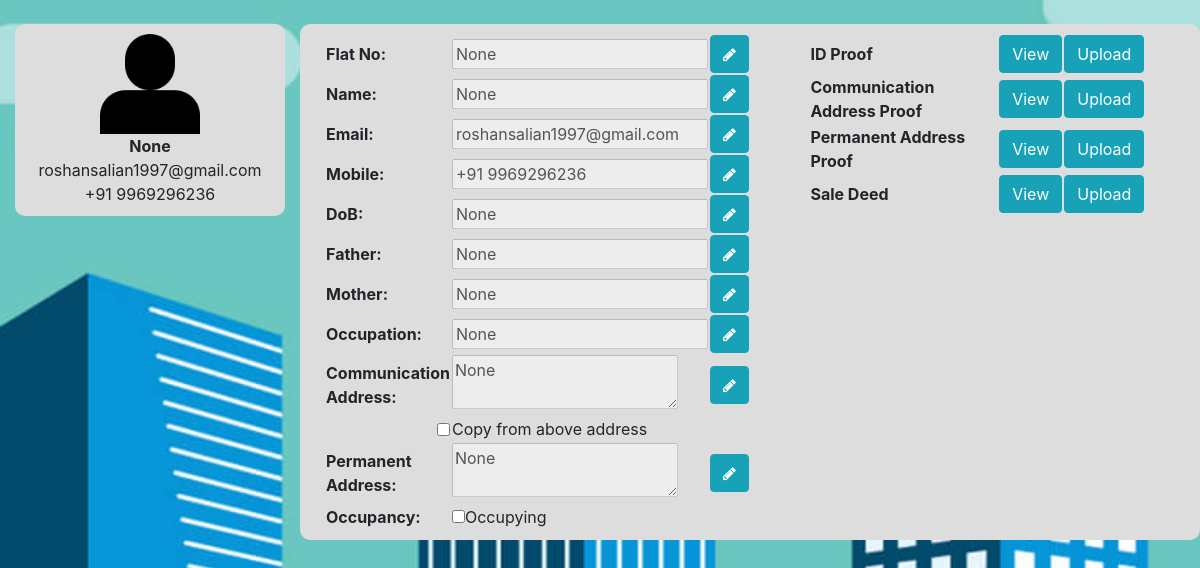
Page /homeOwner (signed in) on the earlier database version.
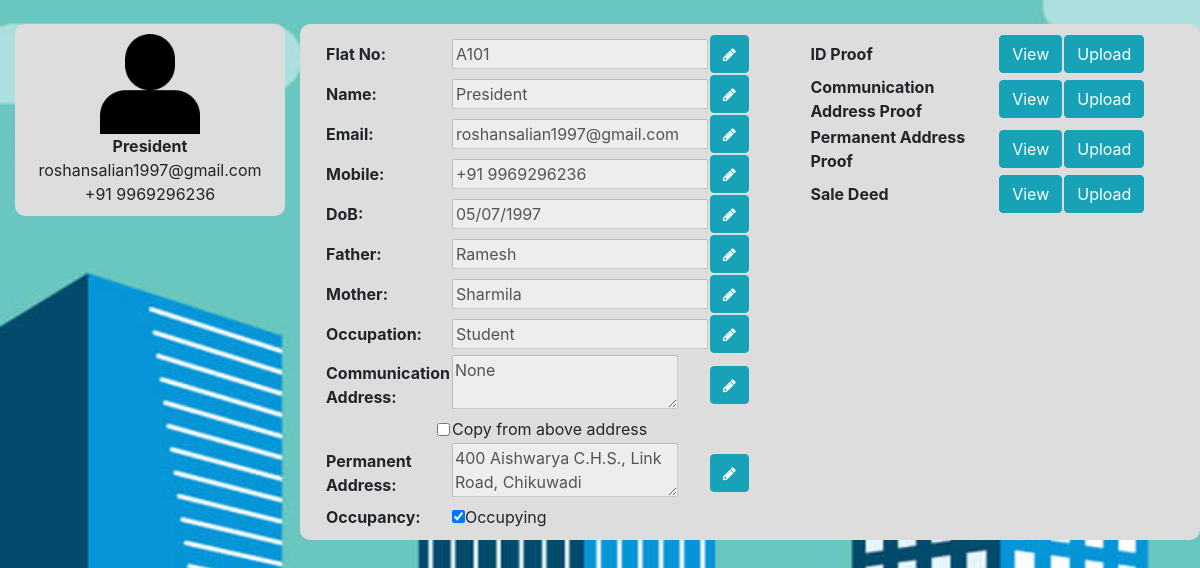
Same page on the later database version.
### tables this page shows
CREATE TABLE "homeOwns" (
	"aptNo"	TEXT,
	"email"	TEXT,
	"phone"	TEXT,
	"usrName"	TEXT,
	"dob"	TEXT,
	"photo"	TEXT,
	"id_photo"	TEXT,
	"father"	TEXT,
	"mother"	TEXT,
	"comm_address"	TEXT,
	"perm_address"	TEXT,
	"occupation"	TEXT,
	"occupancy"	INTEGER,
	"comm_add_proof"	TEXT,
	"perm_add_proof"	TEXT,
	"sale_deed"	TEXT,
	"flat_no"	TEXT,
	PRIMARY KEY("aptNo")
);

### script.py (the view)
@app.route('/homeOwner')
def homeOwner():
	if 'user' in session:
		uid = session['user']
	else:
		return redirect(url_for('login'))
	conn = sqlite3.connect('data/data.db')
	cursor = conn.execute("SELECT * FROM homeOwns WHERE aptNo='"+uid+"'")
	cursor = cursor.fetchall()
	flatNo = cursor[0][16]
	name = cursor[0][3]
	email = cursor[0][1]
	mobile = cursor[0][2]
	dob = cursor[0][4]
	father = cursor[0][7]
	mother = cursor[0][8]
	occupation = cursor[0][11]
	comm_address = cursor[0][9]
	perm_address = cursor[0][10]
	if cursor[0][12] == 1:
		occupancy = "checked"
	else:
		occupancy = ""
	photo = cursor[0][5]
	if photo == None:
		photo = "/static/images/user_def.png"
	idProof = cursor[0][6]
	if idProof == None:
		idProof = "No file uploaded yet!"
	else:
		idProof = '<img src="'+idProof+'" width = 400px>'
	commAddProof = cursor[0][13]
	if commAddProof == None:
		commAddProof = "No file uploaded yet!"
	else:
		commAddProof = '<img src="'+commAddProof+'" width = 400px>'
	permAddProof = cursor[0][14]
	if permAddProof == None:
		permAddProof = "No file uploaded yet!"
	else:
		permAddProof = '<img src="'+permAddProof+'" width = 400px>'
	saleDeed = cursor[0][15]
	if saleDeed == None:
		saleDeed = "No file uploaded yet!"
	else:
		saleDeed = '<img src="'+saleDeed+'" width = 400px>'
	return render_template('homeOwnerDet.html', uid = uid, name = name, email = email, mobile = mobile, dob = dob, father = father,
		mother = mother, occupation = occupation, comm_address = comm_address, perm_address = perm_address, photo = photo,
		occupancy = occupancy, idProof = idProof, commAddProof = commAddProof, permAddProof = permAddProof,
		saleDeed = saleDeed, flatNo = flatNo)

### script.py (called while the page is built)
@app.before_request
def before_request():
	g.user = None
	if 'user' in session:
		g.user = session['user']

### templates/homeOwnerDet.html (shortened to what the changed rows need)
<!DOCTYPE html>
<html>
<head>
	<link rel="stylesheet" type="text/css" href="{{ url_for('static', filename='bootstrap.css') }}">
	<link rel="stylesheet" type="text/css" href="{{ url_for('static', filename='myStyles.css') }}">
	<link rel="stylesheet" href="https://cdnjs.cloudflare.com/ajax/libs/font-awesome/4.7.0/css/font-awesome.min.css">
</head>
<body class="bgSet">
	<br>
	<div class="container-fluid">
		<div class="row">
			<div class="col-md-3">
				<div class="roundCorner" style="background-color: var(--lightGrey); padding: 10px">
					<center>
						<img src="{{ photo }}" style="width: 100px;" id="usrImg" data-toggle="modal" data-target="#editPhotoModal">
						<br>
						<strong id="usrName">{{ name }}</strong>
						<br>
						<font id="usrEmail">{{ email }}</font>
						<br>
						<font id="usrMobile">{{ mobile }}</font>
					</center>
				</div>
			</div>
			<div class="col-md-9">
				<div class="row roundCorner" style="background-color: var(--lightGrey); padding: 10px">
					<div class="col">
						<center>
							<table width="85%">
								<tr>
									<td><input type="text" id="userFlatInp" value="{{ flatNo }}" disabled="true"></td>
								</tr>
								<tr>
									<td><input type="text" id="userNameInp" value="{{ name }}" disabled="true"></td>
								</tr>
								<tr>
									<td><input type="text" id="userEmailInp" value="{{ email }}" disabled="true"></td>
								</tr>
								<tr>
									<td><input type="text" id="userMobInp" value="{{ mobile }}" disabled="true"></td>
								</tr>
								<tr>
									<td><input type="text" id="userDobInp" value="{{ dob }}" disabled="true"></td>
								</tr>
								<tr>
									<td><input type="text" id="userFatherInp" value="{{ father }}" disabled="true"></td>
								</tr>
								<tr>
									<td><input type="text" id="userMotherInp" value="{{ mother }}" disabled="true"></td>
								</tr>
								<tr>
									<td><input type="text" id="userOccuInp" value="{{ occupation }}" disabled="true"></td>
								</tr>
								<tr>
									<td><textarea id="userPermAddrInp" disabled="true">{{ perm_address }}</textarea></td>
								</tr>
								<tr>
									<td><input type="checkbox" id="occupancyCheck" {{ occupancy }} onclick="editOccupancy()">Occupying</td>
								</tr>
							</table>
						</center>
					</div>
				</div>
			</div>
		</div>
	</div>
</body>
</html>

Differences in the rows shown:
changed homeOwns "roshansalian1997@gmail.com": usrName (not shown) → "President"; flat_no (not shown) → "A101"; dob (not shown) → "05/07/1997"; father (not shown) → "Ramesh"; mother (not shown) → "Sharmila"; occupation (not shown) → "Student"; perm_address (not shown) → "400 Aishwarya C.H.S., Link Road, Chikuwadi"
Other differences:
form field occupancy: "☐" → "☑"
{{ name }}: "None" → (not shown)
form field flatNo: "None" → (not shown)
form field name: "None" → (not shown)
form field dob: "None" → (not shown)
form field father: "None" → (not shown)
form field mother: "None" → (not shown)
form field occupation: "None" → (not shown)
form field perm_address: "None" → (not shown)
